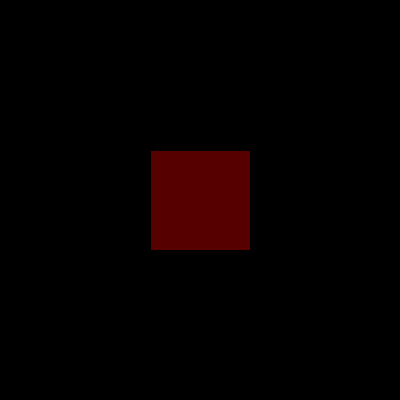
Frame 1 (no input)
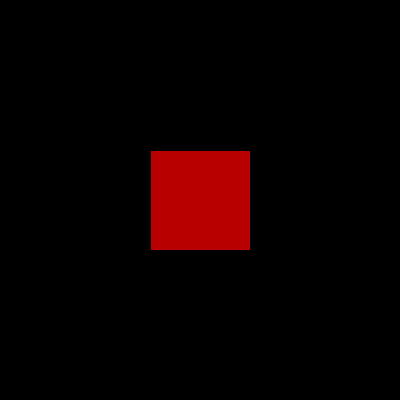
Frame 60 (the mouse pressed at the canvas centre just before this capture)
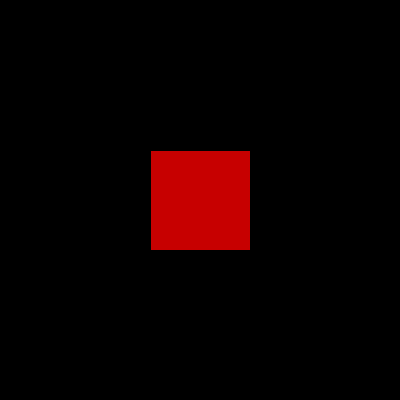
Frame 120 (the mouse held since frame 60 and released just before this capture)

The Processing sketch that drew these frames (run headless with seeded random() and noise(); from frame 60 on, the mouse is pressed at the canvas centre):

// Processing sketch: Fof
// ── Fof.pde
//
float f = 0.3;
float w = 2*PI*f;
float w_noise = 2*PI/f;
float light;
int t = 0;
int[] power = new int[256];
void setup(){
  size(400,400);
  colorMode(RGB); //RGB濶ｲ遨ｺ髢薙↓繧ｻ繝�ヨ
  background(0); //閭梧勹縺ｯ鮟偵↓繧ｻ繝�ヨ
  frameRate(10);
  for(int i=0; i<256;i++){
    power[i] = 0;
  }
  light = random(0.8)+0.1;
}

 
void draw(){
  int fire_int;
  t++;
  if(light < 0.5) {
    light =  light + 2*light*light;   
  } else {
    light = light - 2*(1-light)*(1-light);
  }

  int red = (int)(250*light) + 5;
  power[red] += 1;
  fill(red, 0, 0);
  if(t == 200){
    for(int i=0; i<256;i++){
      println(i + " " + power[i]);
    }
  }
  rect(150, 150, 100, 100);
}

float noise(){
 float wave = cos(w_noise*t)+2*sin(w_noise*t);
 return 0.3*wave;
}
